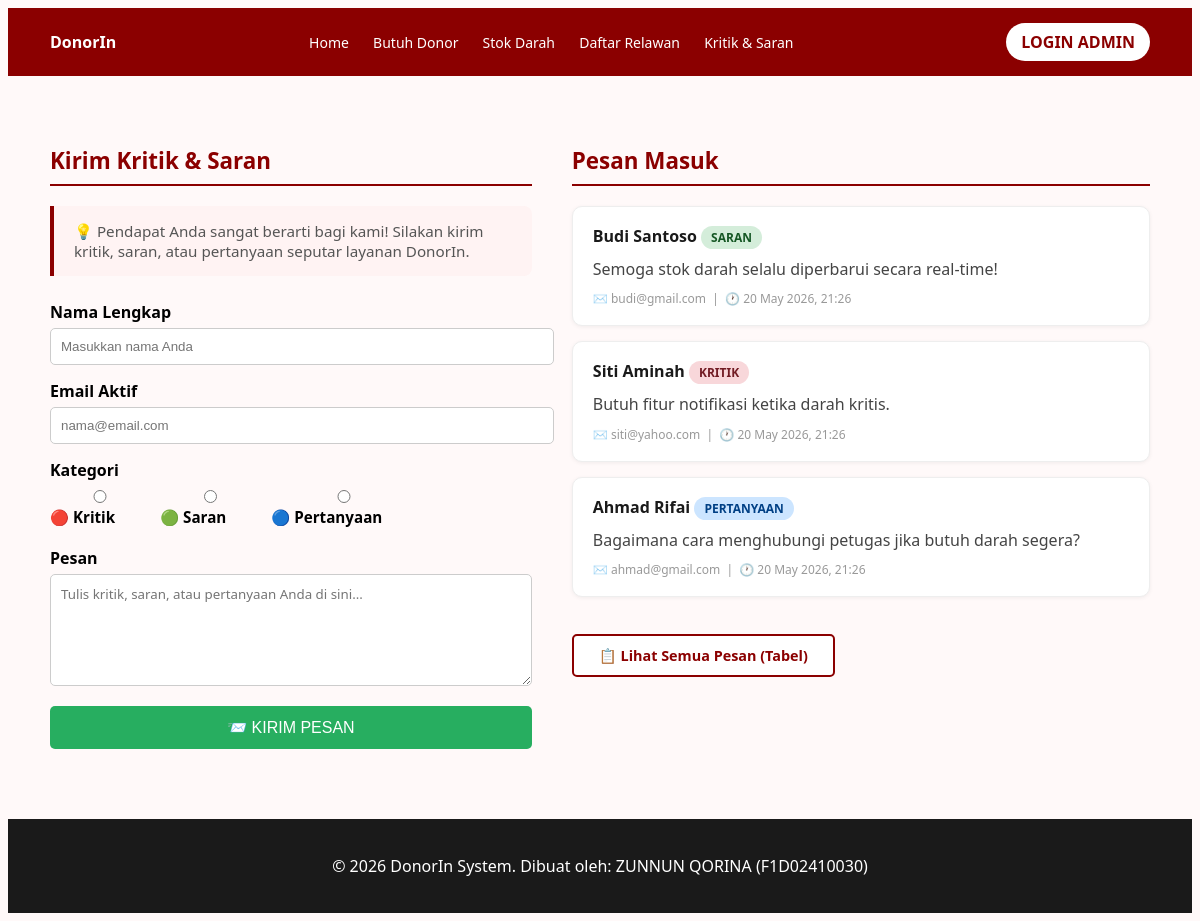
Screenshot of /kritik_saran.php with the database file from the repository.
### tables this page shows
CREATE TABLE IF NOT EXISTS kritik_saran (
    id       INT AUTO_INCREMENT PRIMARY KEY,
    nama     VARCHAR(100) NOT NULL,
    email    VARCHAR(100) NOT NULL,
    kategori ENUM('kritik','saran','pertanyaan') NOT NULL,
    pesan    TEXT         NOT NULL,
    tanggal  DATETIME     DEFAULT CURRENT_TIMESTAMP
);

### kritik_saran.php (the view, shortened to what this page needs)
<?php
include 'koneksi.php';
$halaman_aktif = 'kritik';
?>
<!DOCTYPE html>
<html lang="id">
<head>
    <link rel="stylesheet" href="styles.css">
</head>
<body>
<?php include 'header.php'; ?>
<main class="wadah" style="padding: 50px 20px;">
    <div class="dua-kolom">
        <div class="kolom-kiri">
            <h2 class="judul-seksi">Kirim Kritik & Saran</h2>
            <div style="background:#fff3f3; border-left:4px solid #8b0000; padding:15px 20px;
                        border-radius:0 8px 8px 0; margin-bottom:25px; color:#555; font-size:0.95rem;">
                💡 Pendapat Anda sangat berarti bagi kami! Silakan kirim kritik, saran,
                atau pertanyaan seputar layanan DonorIn.
            </div>
            <form method="POST" action="kritik_saran.php">
                <div class="grup-form">
                    <label for="nama">Nama Lengkap</label>
                    <input type="text" id="nama" name="nama"
                           placeholder="Masukkan nama Anda" required>
                </div>
                <div class="grup-form">
                    <label for="email">Email Aktif</label>
                    <input type="email" id="email" name="email"
                           placeholder="nama@email.com" required>
                </div>
                <div class="grup-form">
                    <label>Kategori</label>
                    <div class="radio-grup">
                        <label class="radio-item">
                            <input type="radio" name="kategori" value="kritik" required> 🔴 Kritik
                        </label>
                        <label class="radio-item">
                            <input type="radio" name="kategori" value="saran"> 🟢 Saran
                        </label>
                        <label class="radio-item">
                            <input type="radio" name="kategori" value="pertanyaan"> 🔵 Pertanyaan
                        </label>
                    </div>
                </div>
                <div class="grup-form">
                    <label for="pesan">Pesan</label>
                    <textarea id="pesan" name="pesan" rows="5"
                        placeholder="Tulis kritik, saran, atau pertanyaan Anda di sini..."
                        style="width:100%; padding:10px; border-radius:5px; border:1px solid #ccc;
                               resize:vertical; font-family:inherit; box-sizing:border-box;"></textarea>
                </div>
                <button type="submit" name="kirim" class="tombol-kirim"
                        style="width:100%; padding:12px; font-size:1rem;">
                    📨 KIRIM PESAN
                </button>
            </form>
        </div>
        <div class="kolom-kanan">
            <h2 class="judul-seksi">Pesan Masuk</h2>
            <?php
            $query_tampil = "SELECT * FROM kritik_saran ORDER BY tanggal DESC";
            $hasil_tampil = mysqli_query($conn, $query_tampil);
            $jumlah       = mysqli_num_rows($hasil_tampil);
            if ($jumlah == 0) {
                echo '<p class="kosong">Belum ada pesan masuk.</p>';
            } else {
                while ($baris = mysqli_fetch_assoc($hasil_tampil)) {
                    $badge_class = 'badge-' . $baris['kategori'];
                    $tanggal_fmt = date('d M Y, H:i', strtotime($baris['tanggal']));
                    echo "
                    <div class='kartu-pesan'>
                        <h4>{$baris['nama']}
                            <span class='badge-kategori {$badge_class}'>{$baris['kategori']}</span>
                        </h4>
                        <p>" . htmlspecialchars($baris['pesan']) . "</p>
                        <div class='kartu-meta'>
                            ✉️ {$baris['email']} &nbsp;|&nbsp; 🕐 {$tanggal_fmt}
                        </div>
                    </div>";
                }
            }
            ?>
            <br>
            <a href="tampil_kritik.php"
               style="display:inline-block; background:white; color:#8b0000; border:2px solid #8b0000;
                      padding:10px 25px; border-radius:5px; font-weight:bold; text-decoration:none;
                      font-size:0.9rem;">
                📋 Lihat Semua Pesan (Tabel)
            </a>
        </div>
    </div>
</main>
<?php include 'footer.php'; ?>
</body>
</html>

### header.php
<?php
$admin_login = isset($_SESSION['admin_login']) && $_SESSION['admin_login'] === true;
?>
<header class="header-utama">
    <div class="wadah flex-header">
        <div class="logo">
            <strong>DonorIn</strong>
        </div>
        <nav class="navigasi-utama">
            <a href="index.php"
               class="<?php echo ($halaman_aktif == 'home') ? 'aktif' : ''; ?>">Home</a>
            <a href="page2.php"
               class="<?php echo ($halaman_aktif == 'donor') ? 'aktif' : ''; ?>">Butuh Donor</a>
            <a href="page2.php#stok-darah">Stok Darah</a>
            <a href="page2.php#daftar-relawan">Daftar Relawan</a>
            <a href="kritik_saran.php"
               class="<?php echo ($halaman_aktif == 'kritik') ? 'aktif' : ''; ?>">Kritik & Saran</a>
        </nav>
        <?php if ($admin_login): ?>
            <a href="dashboard_admin.php" class="tombol-admin" style="text-decoration:none;">
                👤 <?php echo htmlspecialchars($_SESSION['admin_username']); ?>
            </a>
        <?php else: ?>
            <a href="login_admin.php" class="tombol-admin" style="text-decoration:none;">
                LOGIN ADMIN
            </a>
        <?php endif; ?>
    </div>
</header>

### footer.php (shortened to what this page needs)
<footer class="footer-utama">
    <div class="wadah">
        <p>&copy; 2026 DonorIn System. Dibuat oleh: ZUNNUN QORINA (F1D02410030)</p>
    </div>
</footer>

### styles.css (style rules this page uses)
body { font-family: 'Segoe UI', Tahoma, Geneva, Verdana, sans-serif; background-color: #fff9f9; }
.wadah { max-width: 1100px; margin: auto; padding: 0 20px; }
.header-utama { background-color: #8b0000; color: #ffffff; padding: 15px 0; }
.flex-header { display: flex; justify-content: space-between; align-items: center; }
.navigasi-utama a { color: white; text-decoration: none; margin-right: 20px; font-size: 14px; padding: 5px 0; }
.tombol-admin { background: white; color: #8b0000; border: none; padding: 8px 15px; border-radius: 20px; font-weight: bold; cursor: pointer; }
.footer-utama { background: #1a1a1a; color: white; text-align: center; padding: 20px 0px; margin-top: 20px; }
.grup-form { margin-bottom: 15px; }
.grup-form label { display: block; margin-bottom: 5px; font-weight: bold; }
.grup-form input, .grup-form select { width: 100%; padding: 10px; border-radius: 5px; border: 1px solid #ccc }
.tombol-kirim { background: #27ae60; color: white; border: none; padding: 10px 20px; border-radius: 5px; cursor: pointer; }
.badge-kategori { display: inline-block; padding: 3px 10px; border-radius: 12px; font-size: 12px; font-weight: bold; text-transform: uppercase; }
.badge-kritik { background: #f8d7da; color: #721c24; }
.badge-saran { background: #d4edda; color: #155724; }
.badge-pertanyaan { background: #cce5ff; color: #004085; }
.kartu-pesan { background: white; border: 1px solid #eee; border-radius: 10px; padding: 18px 20px; margin-bottom: 15px; box-shadow: 0 1px 4px rgba(0,0,0,0.06); }
.kartu-pesan h4 { margin: 0 0 6px; color: #1a1a1a; font-size: 1rem; }
.kartu-pesan p { margin: 8px 0 0; color: #444; line-height: 1.6; }
.kartu-meta { font-size: 12px; color: #999; margin-top: 8px; }
.dua-kolom { display: flex; gap: 40px; flex-wrap: wrap; }
.kolom-kiri { flex: 1; min-width: 300px; }
.kolom-kanan { flex: 1.2; min-width: 300px; }
.judul-seksi { color: #8b0000; font-size: 1.4rem; margin-bottom: 20px; border-bottom: 2px solid #8b0000; padding-bottom: 8px; }
.radio-grup { display: flex; gap: 20px; flex-wrap: wrap; margin-top: 6px; }
.radio-item { display: flex; align-items: center; gap: 6px; cursor: pointer; font-size: 0.95rem; }

### rows the page displays
kritik_saran: nama "Budi Santoso", kategori "SARAN", pesan "Semoga stok darah selalu diperbarui secara real-time!", email "budi@gmail.com", tanggal "20 May 2026, 21:26"
kritik_saran: nama "Siti Aminah", kategori "KRITIK", pesan "Butuh fitur notifikasi ketika darah kritis.", email "siti@yahoo.com", tanggal "20 May 2026, 21:26"
kritik_saran: nama "Ahmad Rifai", kategori "PERTANYAAN", pesan "Bagaimana cara menghubungi petugas jika butuh darah segera?", email "ahmad@gmail.com", tanggal "20 May 2026, 21:26"
